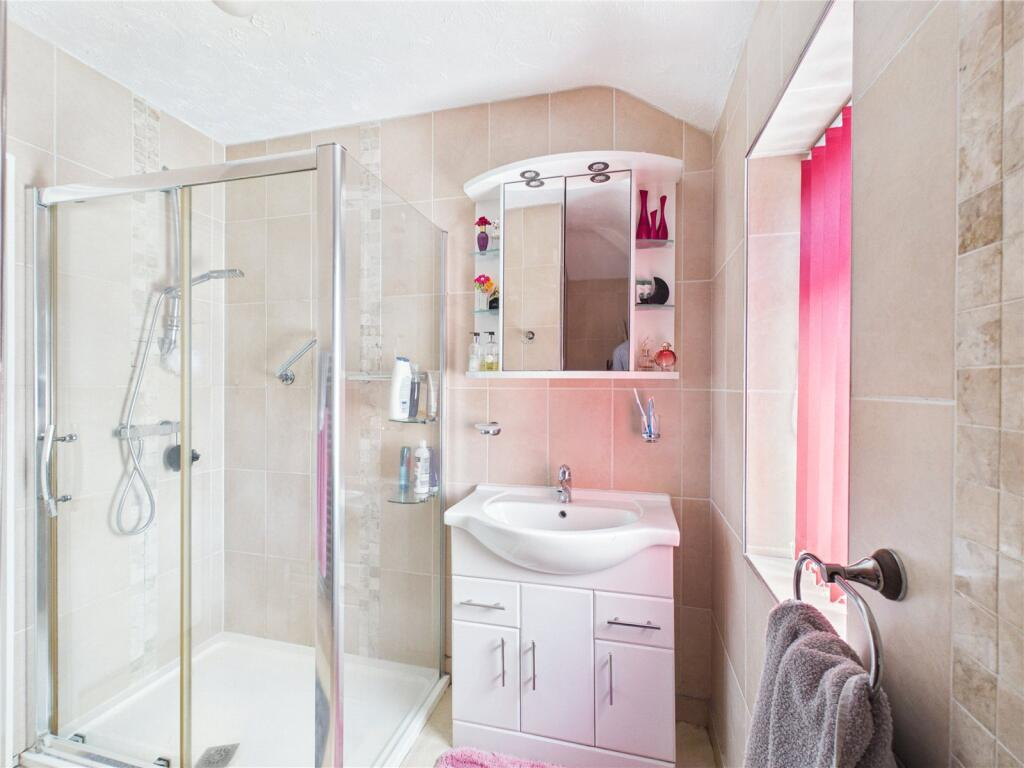
#> input picture reference/listing-91770873/photos/bathroom-1.jpg, 1024 x 768 px
$ python house-outline.py ../photos/bathroom-1.jpg ../photos/bathroom-2.jpg
#> lines starting #> are read from the running program, lines starting #| are printed output that depends on the picture; after the words box and inside, x2 and y2 are one past the last pixel; in counts of white or black regions, pixels touching at a corner belong together
import sys
import numpy as np
from PIL import Image


def pip(pts, poly):
    x, y = pts[:, 0], pts[:, 1]
    inside = np.zeros(len(pts), bool)
    j = len(poly) - 1
    for i in range(len(poly)):
        xi, yi = poly[i]; xj, yj = poly[j]
        cond = ((yi > y) != (yj > y)) & (x < (xj - xi) * (y - yi) / (yj - yi + 1e-12) + xi)
        inside ^= cond
        j = i
    return inside

im = np.asarray(Image.open(sys.argv[1]).convert("RGB")).astype(int)
x0, y0, x1, y1 = 440, 240, 1400, 1120
c = im[y0:y1, x0:x1]
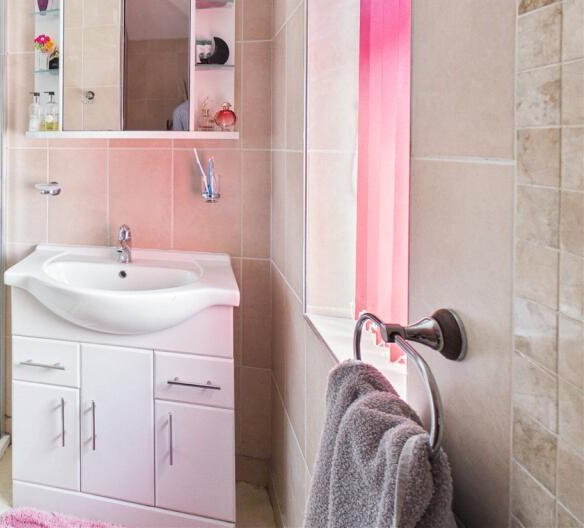
#> c: shape (528, 584, 3) int64; mean R, G, B 191.8, 170.5, 169.4
R, G, B = c[..., 0], c[..., 1], c[..., 2]
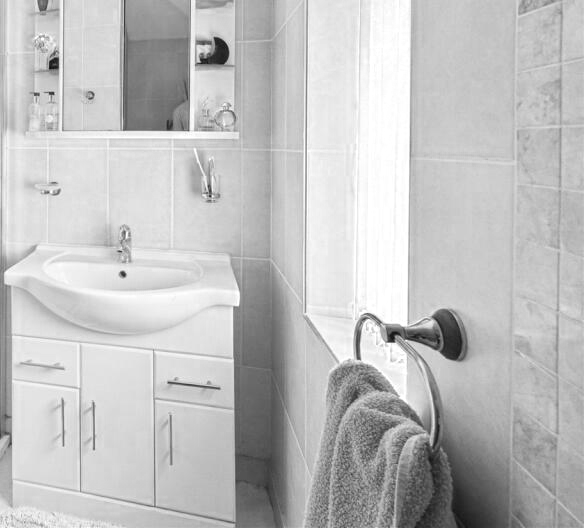
#> R: shape (528, 584) int64; min 15, max 255, mean 191.8
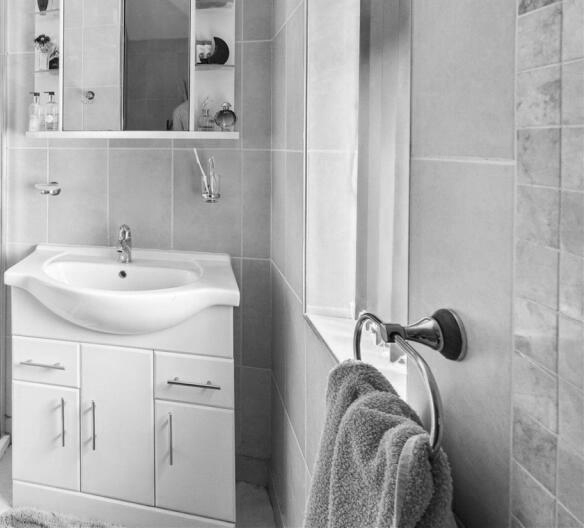
#> G: shape (528, 584) int64; min 3, max 255, mean 170.5
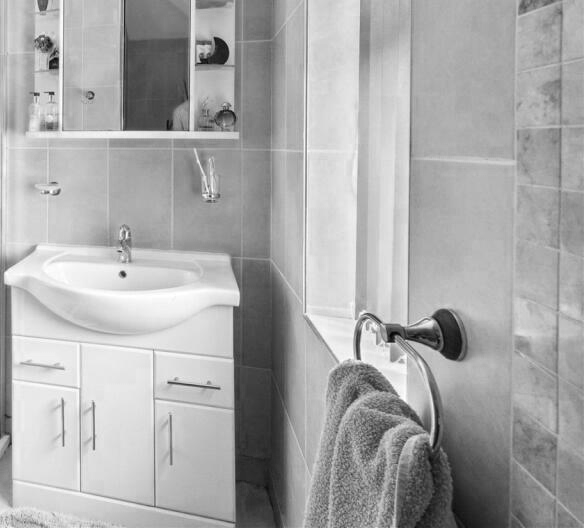
#> B: shape (528, 584) int64; min 5, max 255, mean 169.4
orange = (R > 235) & (G > 190) & (G < 232) & (B > 150) & (B < 205)
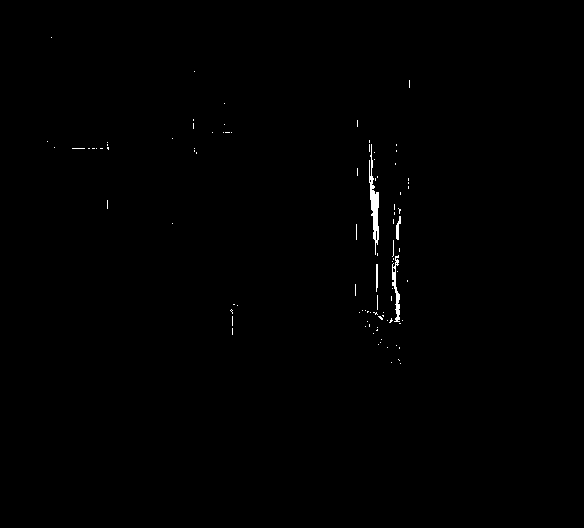
#> orange: shape (528, 584) bool; 0.36% white; 95 white regions (91 under 20 px), largest, box (x1, y1, x2, y2) and area: (369, 144, 379, 255) 449, (392, 255, 400, 322) 228, (396, 216, 401, 240) 66, (376, 264, 378, 292) 52
oy, ox = np.nonzero(orange)
#> oy = 1111 values from 37 to 363; ox = 1111 values, max 409 at index 2, min 47 at index 37, mean 363.4
op = np.stack([ox, oy], 1).astype(float)
#> op = 1111 pairs, first value 47 to 409, second value 37 to 363
#> (the run stopped early here; a loop or call above may not have finished)

$ run again, on reference/listing-91770873/photos/bathroom-wc.jpg
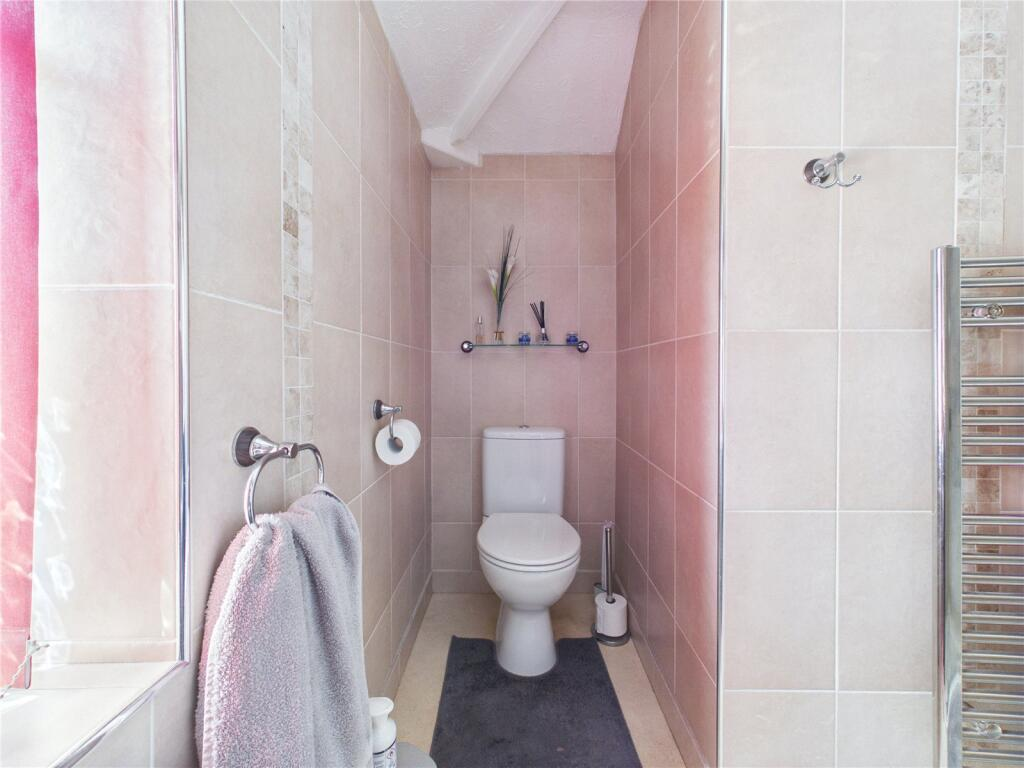
#> input picture reference/listing-91770873/photos/bathroom-wc.jpg, 1024 x 768 px
#> `c = im[y0:y1, x0:x1]`:
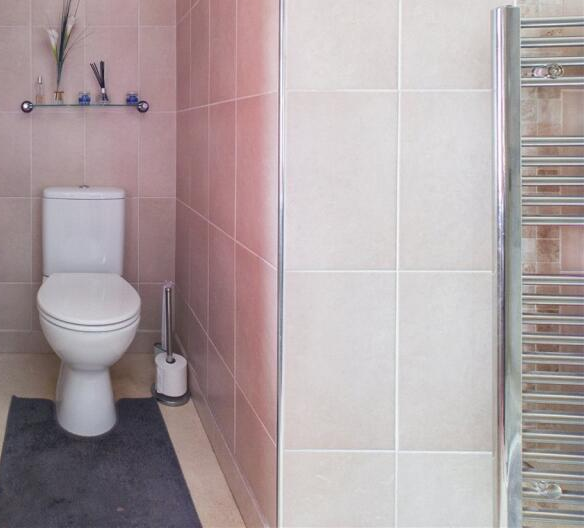
#> c: shape (528, 584, 3) int64; mean R, G, B 174.2, 161.4, 163.4
#> `R, G, B = c[..., 0], c[..., 1], c[..., 2]`:
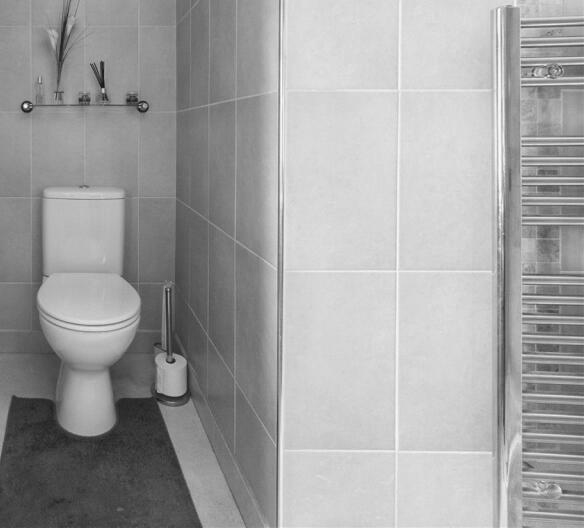
#> G: shape (528, 584) int64; min 21, max 254, mean 161.4
#> orange: shape (528, 584) bool; every value is 0
#> oy = empty array
